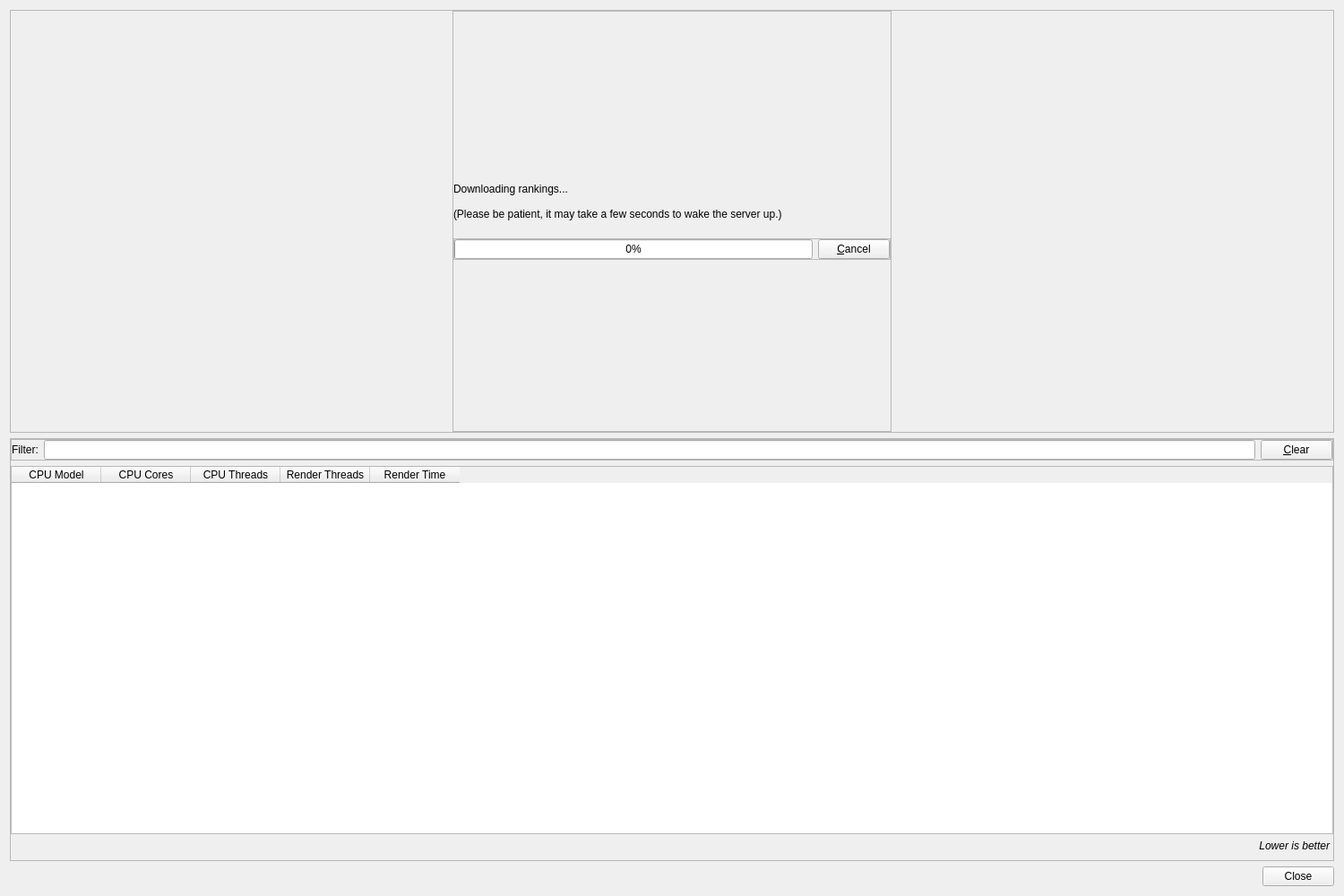
<?xml version="1.0" encoding="UTF-8"?>
<ui version="4.0">
 <class>RankingsWindow</class>
 <widget class="QWidget" name="RankingsWindow">
  <property name="windowModality">
   <enum>Qt::ApplicationModal</enum>
  </property>
  <property name="geometry">
   <rect>
    <x>0</x>
    <y>0</y>
    <width>1500</width>
    <height>1000</height>
   </rect>
  </property>
  <property name="minimumSize">
   <size>
    <width>940</width>
    <height>500</height>
   </size>
  </property>
  <property name="windowTitle">
   <string>Rankings</string>
  </property>
  <layout class="QVBoxLayout" name="verticalLayout">
   <item>
    <widget class="QFrame" name="frame_download">
     <property name="frameShape">
      <enum>QFrame::StyledPanel</enum>
     </property>
     <property name="frameShadow">
      <enum>QFrame::Raised</enum>
     </property>
     <layout class="QHBoxLayout" name="horizontalLayout_3">
      <property name="leftMargin">
       <number>0</number>
      </property>
      <property name="topMargin">
       <number>0</number>
      </property>
      <property name="rightMargin">
       <number>0</number>
      </property>
      <property name="bottomMargin">
       <number>0</number>
      </property>
      <item>
       <spacer name="horizontalspacer_download_left">
        <property name="orientation">
         <enum>Qt::Horizontal</enum>
        </property>
        <property name="sizeHint" stdset="0">
         <size>
          <width>40</width>
          <height>20</height>
         </size>
        </property>
       </spacer>
      </item>
      <item>
       <widget class="QFrame" name="frame_download_2">
        <property name="frameShape">
         <enum>QFrame::StyledPanel</enum>
        </property>
        <property name="frameShadow">
         <enum>QFrame::Raised</enum>
        </property>
        <layout class="QVBoxLayout" name="verticalLayout_3">
         <property name="leftMargin">
          <number>0</number>
         </property>
         <property name="topMargin">
          <number>0</number>
         </property>
         <property name="rightMargin">
          <number>0</number>
         </property>
         <property name="bottomMargin">
          <number>0</number>
         </property>
         <item>
          <spacer name="verticalspacer_download_top">
           <property name="orientation">
            <enum>Qt::Vertical</enum>
           </property>
           <property name="sizeHint" stdset="0">
            <size>
             <width>20</width>
             <height>40</height>
            </size>
           </property>
          </spacer>
         </item>
         <item>
          <widget class="QLabel" name="label_download">
           <property name="text">
            <string>Downloading rankings...

(Please be patient, it may take a few seconds to wake the server up.)
</string>
           </property>
           <property name="textFormat">
            <enum>Qt::PlainText</enum>
           </property>
          </widget>
         </item>
         <item>
          <widget class="QFrame" name="frame_download_3">
           <property name="frameShape">
            <enum>QFrame::StyledPanel</enum>
           </property>
           <property name="frameShadow">
            <enum>QFrame::Raised</enum>
           </property>
           <layout class="QHBoxLayout" name="horizontalLayout">
            <property name="leftMargin">
             <number>0</number>
            </property>
            <property name="topMargin">
             <number>0</number>
            </property>
            <property name="rightMargin">
             <number>0</number>
            </property>
            <property name="bottomMargin">
             <number>0</number>
            </property>
            <item>
             <widget class="QProgressBar" name="progressbar_download">
              <property name="sizePolicy">
               <sizepolicy hsizetype="Fixed" vsizetype="Fixed">
                <horstretch>0</horstretch>
                <verstretch>0</verstretch>
               </sizepolicy>
              </property>
              <property name="minimumSize">
               <size>
                <width>400</width>
                <height>0</height>
               </size>
              </property>
              <property name="maximumSize">
               <size>
                <width>400</width>
                <height>16777215</height>
               </size>
              </property>
              <property name="value">
               <number>0</number>
              </property>
             </widget>
            </item>
            <item>
             <widget class="QPushButton" name="pushbutton_download_cancel">
              <property name="text">
               <string>&amp;Cancel</string>
              </property>
             </widget>
            </item>
           </layout>
          </widget>
         </item>
         <item>
          <spacer name="verticalspacer_download_bottom">
           <property name="orientation">
            <enum>Qt::Vertical</enum>
           </property>
           <property name="sizeHint" stdset="0">
            <size>
             <width>20</width>
             <height>40</height>
            </size>
           </property>
          </spacer>
         </item>
        </layout>
       </widget>
      </item>
      <item>
       <spacer name="horizontalspacer_download_right">
        <property name="orientation">
         <enum>Qt::Horizontal</enum>
        </property>
        <property name="sizeHint" stdset="0">
         <size>
          <width>40</width>
          <height>20</height>
         </size>
        </property>
       </spacer>
      </item>
     </layout>
    </widget>
   </item>
   <item>
    <widget class="QFrame" name="frame_results">
     <property name="frameShape">
      <enum>QFrame::StyledPanel</enum>
     </property>
     <property name="frameShadow">
      <enum>QFrame::Raised</enum>
     </property>
     <layout class="QVBoxLayout" name="verticalLayout_2">
      <property name="leftMargin">
       <number>0</number>
      </property>
      <property name="topMargin">
       <number>0</number>
      </property>
      <property name="rightMargin">
       <number>0</number>
      </property>
      <item>
       <widget class="QFrame" name="frame_results_filter">
        <property name="frameShape">
         <enum>QFrame::StyledPanel</enum>
        </property>
        <property name="frameShadow">
         <enum>QFrame::Raised</enum>
        </property>
        <layout class="QHBoxLayout" name="horizontalLayout_2">
         <property name="leftMargin">
          <number>0</number>
         </property>
         <property name="topMargin">
          <number>0</number>
         </property>
         <property name="rightMargin">
          <number>0</number>
         </property>
         <property name="bottomMargin">
          <number>0</number>
         </property>
         <item>
          <widget class="QLabel" name="label_results_filter">
           <property name="text">
            <string>Filter:</string>
           </property>
          </widget>
         </item>
         <item>
          <widget class="QLineEdit" name="lineedit_results_filter"/>
         </item>
         <item>
          <widget class="QPushButton" name="pushbutton_results_clear_filter">
           <property name="text">
            <string>&amp;Clear</string>
           </property>
          </widget>
         </item>
        </layout>
       </widget>
      </item>
      <item>
       <widget class="QTableWidget" name="tablewidget_results">
        <property name="editTriggers">
         <set>QAbstractItemView::NoEditTriggers</set>
        </property>
        <property name="alternatingRowColors">
         <bool>true</bool>
        </property>
        <property name="selectionMode">
         <enum>QAbstractItemView::NoSelection</enum>
        </property>
        <property name="verticalScrollMode">
         <enum>QAbstractItemView::ScrollPerPixel</enum>
        </property>
        <property name="horizontalScrollMode">
         <enum>QAbstractItemView::ScrollPerPixel</enum>
        </property>
        <property name="sortingEnabled">
         <bool>true</bool>
        </property>
        <property name="wordWrap">
         <bool>false</bool>
        </property>
        <attribute name="verticalHeaderDefaultSectionSize">
         <number>30</number>
        </attribute>
        <column>
         <property name="text">
          <string>CPU Model</string>
         </property>
        </column>
        <column>
         <property name="text">
          <string>CPU Cores</string>
         </property>
        </column>
        <column>
         <property name="text">
          <string>CPU Threads</string>
         </property>
        </column>
        <column>
         <property name="text">
          <string>Render Threads</string>
         </property>
        </column>
        <column>
         <property name="text">
          <string>Render Time</string>
         </property>
         <property name="textAlignment">
          <set>AlignCenter</set>
         </property>
        </column>
       </widget>
      </item>
      <item>
       <widget class="QLabel" name="label_lower_is_better">
        <property name="font">
         <font>
          <italic>true</italic>
         </font>
        </property>
        <property name="styleSheet">
         <string notr="true">margin-right: 1px;</string>
        </property>
        <property name="text">
         <string>Lower is better</string>
        </property>
        <property name="alignment">
         <set>Qt::AlignRight|Qt::AlignTrailing|Qt::AlignVCenter</set>
        </property>
       </widget>
      </item>
     </layout>
    </widget>
   </item>
   <item>
    <widget class="QDialogButtonBox" name="buttonbox">
     <property name="orientation">
      <enum>Qt::Horizontal</enum>
     </property>
     <property name="standardButtons">
      <set>QDialogButtonBox::Close</set>
     </property>
    </widget>
   </item>
  </layout>
 </widget>
 <resources/>
 <connections/>
</ui>
